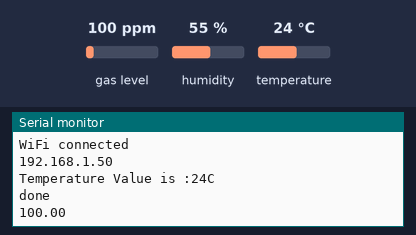
Simulated run of this sketch. Board: ESP8266 (NodeMCU). Parts: the last lines printed to the serial monitor. Inputs (shaded band) come from the test bench; at power-on: gas level 100 ppm, temperature 24 °C, humidity 55 %. WiFi joins after 1.5 s; servers stay silent unless stated.

Above: at 2.7 s.
2.8 s: gas level set to 20 ppm
At 6.07 s:
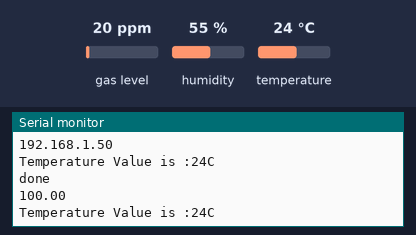
7.9 s: temperature set to 12 °C
At 12.0 s:
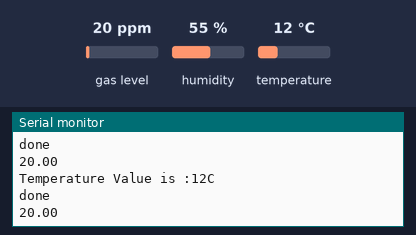
13.0 s: gas level set to 250 ppm
At 16.1 s:
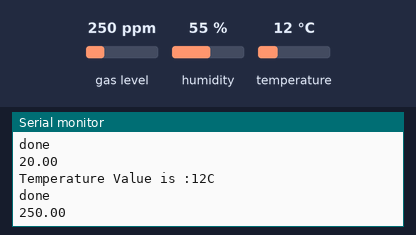
18.1 s: temperature set to 19 °C
At 20.2 s:
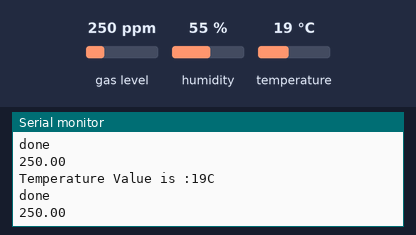
Timing chart, 0 to 21.7 s (numbered marks = the images above; inputs shaded):
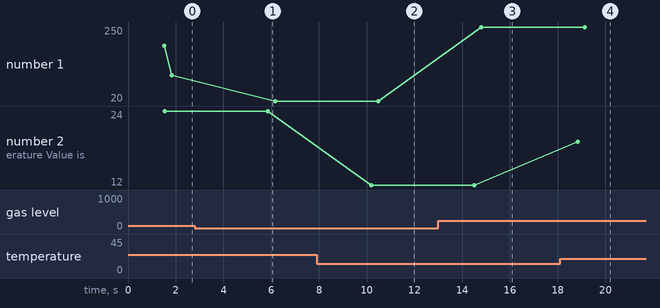

Measured:
- after the input at 7.9 s, the serial monitor: prints a new line after 2.3 s (image 2)
- after the input at 13.0 s, the serial monitor: prints a new line after 1.8 s (image 3)
- after the input at 18.1 s, the serial monitor: prints a new line after 0.73 s (image 4)
- plotted number 1: 100 → 20 after the input at 2.8 s, 20 → 250 after the input at 13.0 s
- plotted number 2: 24 → 12 after the input at 7.9 s, 12 → 19 after the input at 18.1 s

The sketch:

dht11_dh3231.ino
```cpp
#include <DHT.h>
#include <ESP8266WiFi.h>
#include <WiFiClient.h>
#include <ThingSpeak.h>
#include <MQ7.h>

MQ7 mq7(A0,5.0);


#define DHTPIN D4
#define DHTTYPE DHT11
DHT dht(DHTPIN, DHTTYPE);

const char* ssid = "heyyo";
const char* password = "azzdream1";
WiFiClient client;
unsigned long myChannelNumber = 802524;
const char * myWriteAPIKey = "UTFJPTOKE1KNS0X7";
uint8_t temperature;
void setup()
{
  Serial.begin(115200);

  dht.begin();
  delay(10);
  // Connect to WiFi network
  Serial.println();
  Serial.println();
  Serial.print("Connecting to ");
  Serial.println(ssid);
  WiFi.begin(ssid, password);
  while (WiFi.status() != WL_CONNECTED)
  {
   delay(500);
   Serial.print(".");
  }
  Serial.println("");
  Serial.println("WiFi connected");
  // Print the IP address
  Serial.println(WiFi.localIP());
  ThingSpeak.begin(client);
}
void loop()
{
  temperature = dht.readTemperature();
  Serial.print("Temperature Value is :");
  Serial.print(temperature);
  Serial.println("C");


  ThingSpeak.writeField(myChannelNumber,1,temperature,myWriteAPIKey);
  Serial.println("done");

  Serial.println(mq7.getPPM());
  delay(1000);

  delay(3000); // ThingSpeak will only accept updates every 15 seconds.
}
```
